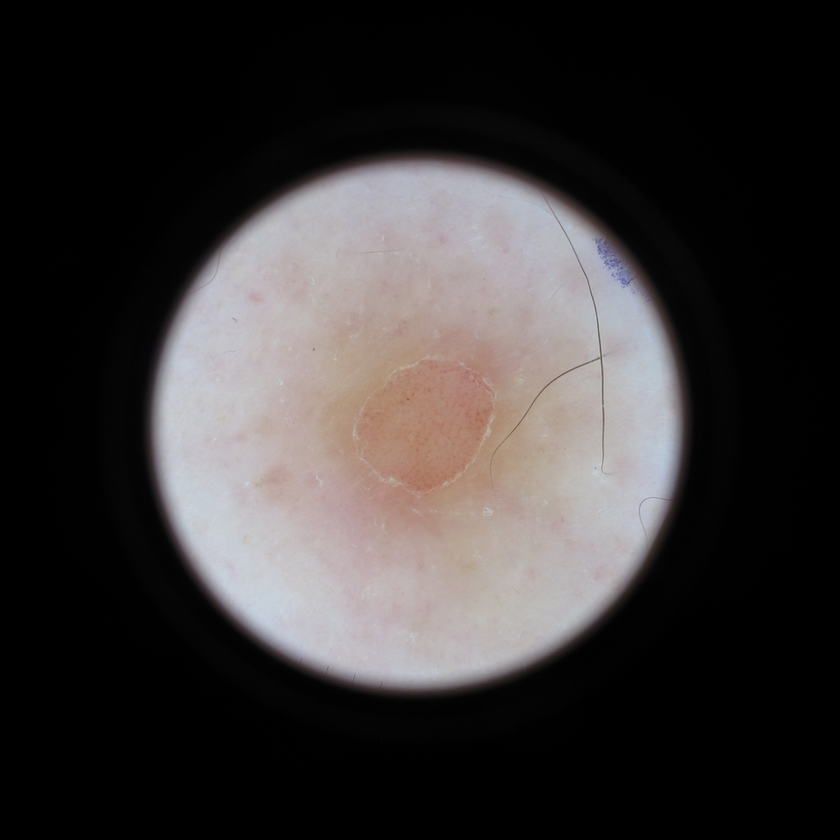
#> input picture data/orig.png, 840 x 840 px, shrunk from 1024 x 1024 before the run; its folder holds only this picture in this run
$ python -i crop_black_outline.py   (imports and definitions only)
#> lines starting #> are read from the running program, lines starting #| are printed output that depends on the picture; after the words box and inside, x2 and y2 are one past the last pixel; in counts of white or black regions, pixels touching at a corner belong together
#> further down, picture is the input picture: shape (840, 840, 3); mean B, G, R 54.6, 54.7, 58.3
import cv2
import tqdm
import os
import numpy as np
from copy import deepcopy
import matplotlib.pyplot as plt
import shutil

def crop_black_outline(image, plot_image = False):
#> called with plot_image = False
    gray = cv2.cvtColor(image, cv2.COLOR_BGR2GRAY)
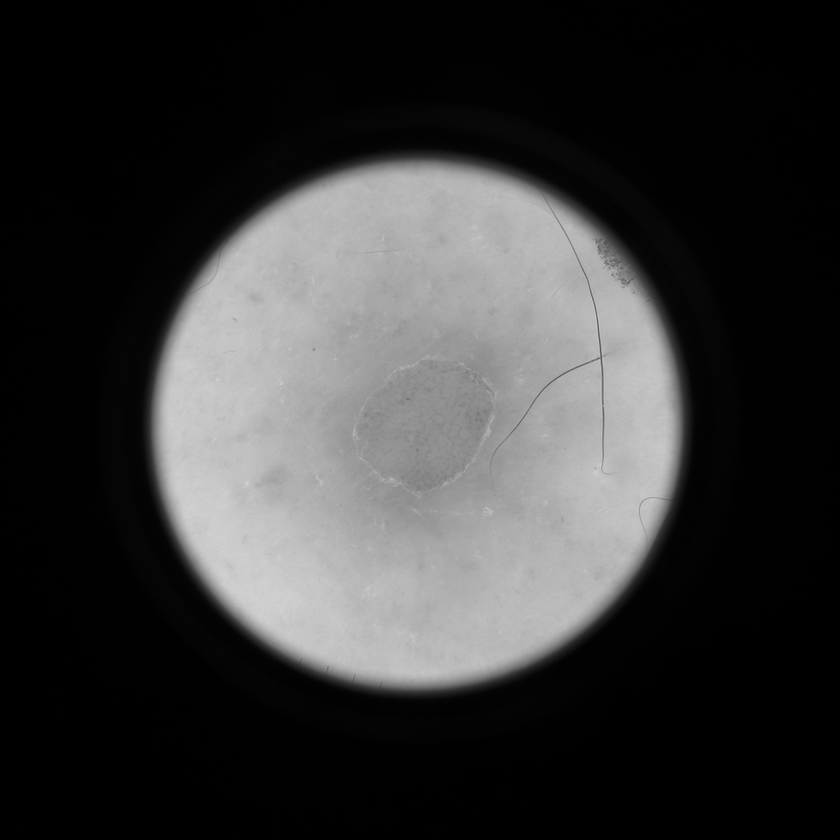
#> gray: shape (840, 840); min 0, max 211, mean 55.8
    _, thresh = cv2.threshold(gray, 20, 255, cv2.THRESH_BINARY)
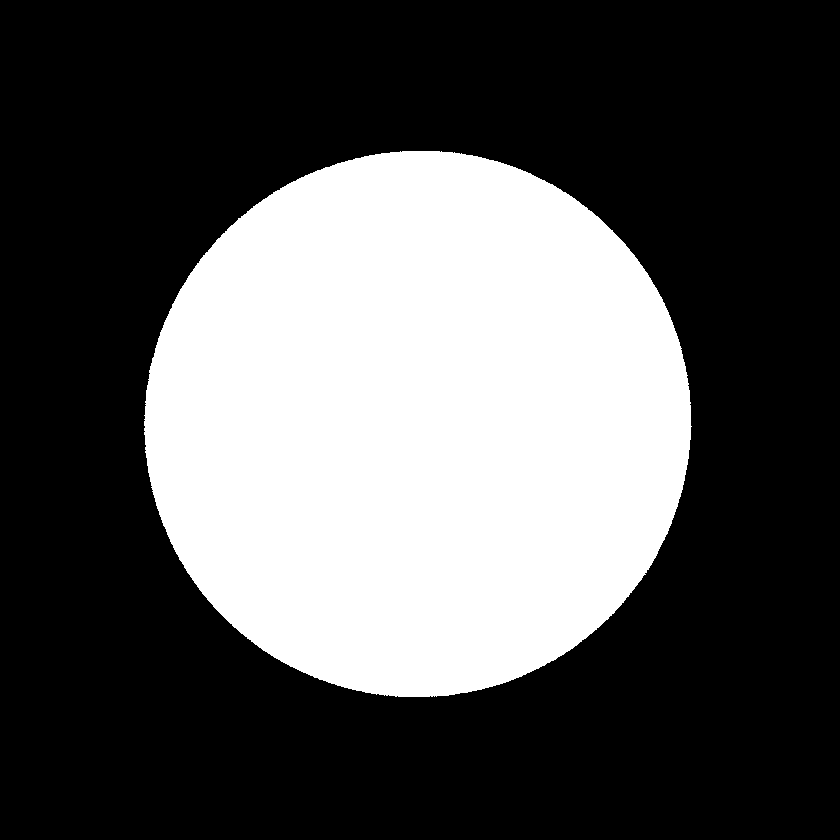
#> thresh: shape (840, 840); 33.3% white; 1 white region
    cv2.imwrite("mask.png", thresh)

    contours, _ = cv2.findContours(thresh, cv2.RETR_EXTERNAL, cv2.CHAIN_APPROX_SIMPLE)
#> contours = 1 contour; box (x1, y1, x2, y2) and area: (144, 151, 692, 697) 233900

    max_contour = None
    max_area = -1
    contour_idx = -1
    for idx, c in enumerate(contours):
        area = cv2.contourArea(c)
        if area > max_area:
            max_area = area
            max_contour = c
            contour_idx = idx
#> this loop made 1 pass
#> (area, max_area, contour_idx) on pass 1: (233900.5, 233900.5, 0)
#> after the loop, contour_idx = 0; max_area = 233900.5; max_contour = contour of 878 points, box (x1, y1, x2, y2) (144, 151, 692, 697), area 233900

    if plot_image:
        cont_draw = cv2.drawContours(deepcopy(image), contours, contour_idx, color=[0,255,0], thickness=2)
        cv2.imwrite("contours.png", cont_draw)

    #assert len(contours) == 1, f"Multiple contours {len(contours)}"

    x,y,w,h = cv2.boundingRect(max_contour)
#> x = 144; y = 151; w = 548; h = 546
    return image[y:y+h,x:x+w]
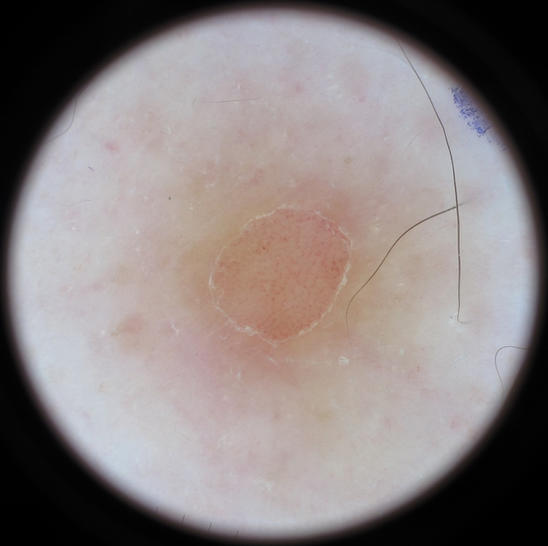
#> returned value: shape (546, 548, 3); mean of channels 0, 1, 2 127.7, 128.1, 136.5; drawn as B, G, R


# [42 lines not run here, left out]


>>> import cv2
>>> picture = cv2.imread('orig.png')
>>> result = crop_black_outline(picture)

$ run again, on data/res.png
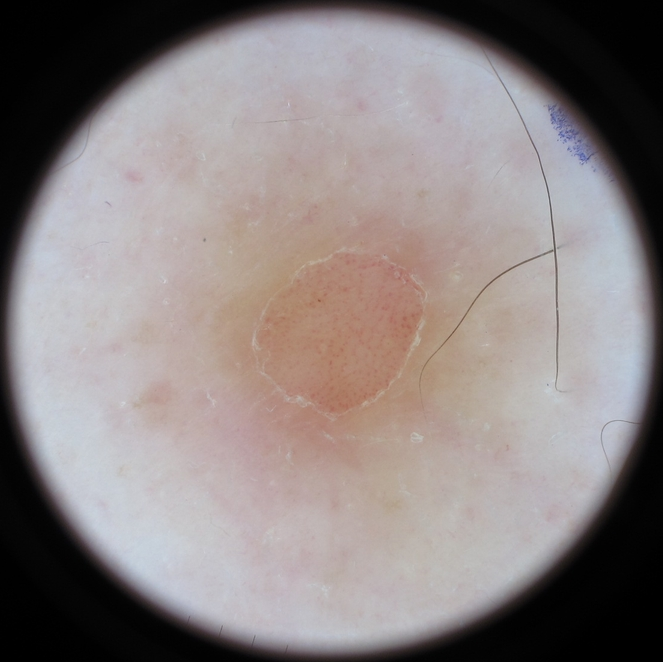
#> input picture data/res.png, 663 x 662 px
#> picture is the input picture: shape (662, 663, 3); mean B, G, R 129.3, 129.7, 138.2
#> in crop_black_outline, `gray = cv2.cvtColor(image, cv2.COLOR_BGR2GRAY)`:
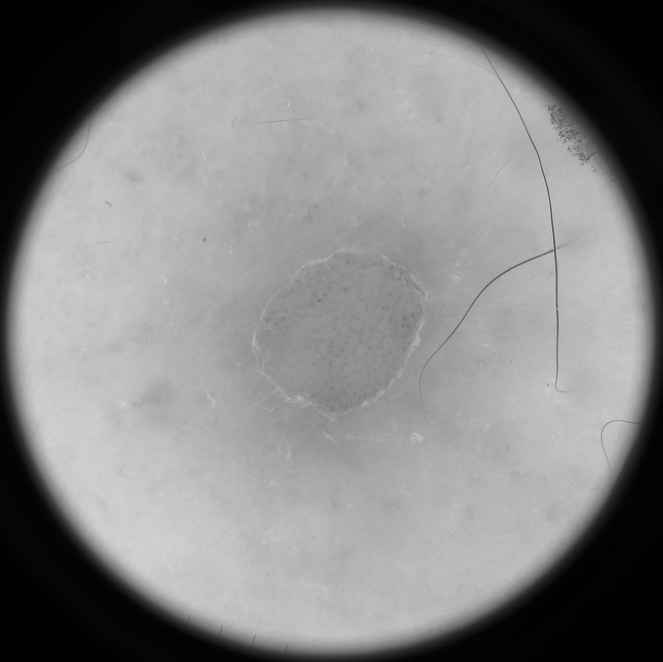
#> gray: shape (662, 663); min 0, max 211, mean 132.2
#> in crop_black_outline, `_, thresh = cv2.threshold(gray, 20, 255, cv2.THRESH_BINARY)`:
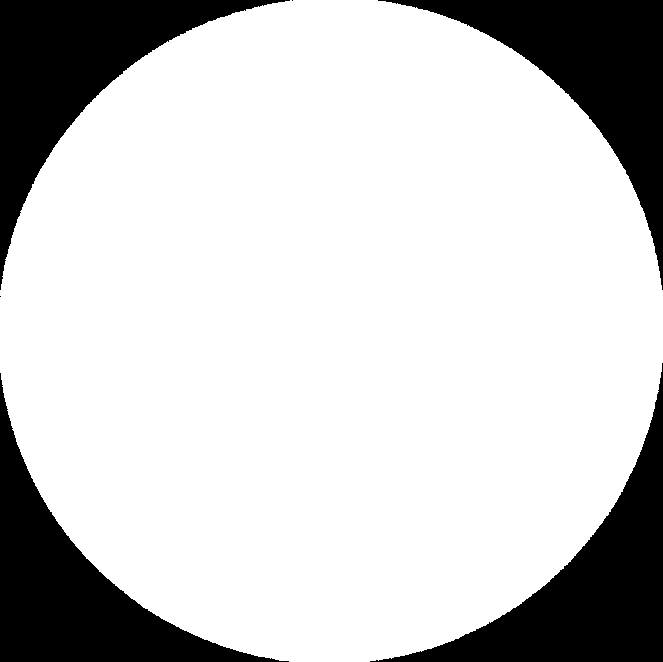
#> thresh: shape (662, 663); 79.4% white; 6 black regions (2 under 20 px)
#> contours = 1 contour; box (x1, y1, x2, y2) and area: (0, 0, 663, 662) 347431
#> the loop in crop_black_outline, `for idx, c in enumerate(contours):` made 1 pass
#> (area, max_area, contour_idx) on pass 1: (347431, 347431, 0)
#> after the loop in crop_black_outline, `for idx, c in enumerate(contours):`: contour_idx = 0; max_area = 347431; max_contour = contour of 1000 points, box (x1, y1, x2, y2) (0, 0, 663, 662), area 347431
#> x = 0; w = 663; h = 662
